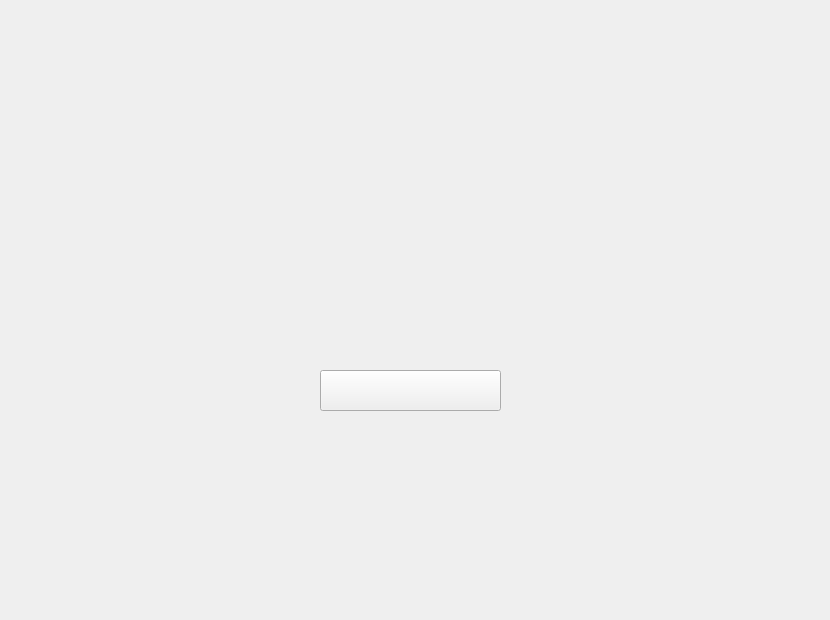
   <widget class="QWidget" name="page">
    <property name="autoFillBackground">
     <bool>false</bool>
    </property>
    <property name="styleSheet">
     <string notr="true"/>
    </property>
    <widget class="QLabel" name="label">
     <property name="geometry">
      <rect>
       <x>0</x>
       <y>0</y>
       <width>821</width>
       <height>611</height>
      </rect>
     </property>
     <property name="text">
      <string/>
     </property>
     <property name="pixmap">
      <pixmap resource="resources.qrc">:/Resources/myAcc.png</pixmap>
     </property>
    </widget>
    <widget class="QLabel" name="usernameMyAcc">
     <property name="geometry">
      <rect>
       <x>270</x>
       <y>169</y>
       <width>281</width>
       <height>21</height>
      </rect>
     </property>
     <property name="palette">
      <palette>
       <active>
        <colorrole role="WindowText">
         <brush brushstyle="SolidPattern">
          <color alpha="255">
           <red>26</red>
           <green>43</green>
           <blue>87</blue>
          </color>
         </brush>
        </colorrole>
       </active>
       <inactive>
        <colorrole role="WindowText">
         <brush brushstyle="SolidPattern">
          <color alpha="255">
           <red>26</red>
           <green>43</green>
           <blue>87</blue>
          </color>
         </brush>
        </colorrole>
       </inactive>
       <disabled/>
      </palette>
     </property>
     <property name="font">
      <font>
       <family>Arial Rounded MT Bold</family>
      </font>
     </property>
     <property name="text">
      <string/>
     </property>
    </widget>
    <widget class="QLabel" name="userTypeMyAcc">
     <property name="geometry">
      <rect>
       <x>270</x>
       <y>272</y>
       <width>281</width>
       <height>21</height>
      </rect>
     </property>
     <property name="palette">
      <palette>
       <active>
        <colorrole role="WindowText">
         <brush brushstyle="SolidPattern">
          <color alpha="255">
           <red>26</red>
           <green>43</green>
           <blue>87</blue>
          </color>
         </brush>
        </colorrole>
       </active>
       <inactive>
        <colorrole role="WindowText">
         <brush brushstyle="SolidPattern">
          <color alpha="255">
           <red>26</red>
           <green>43</green>
           <blue>87</blue>
          </color>
         </brush>
        </colorrole>
       </inactive>
       <disabled/>
      </palette>
     </property>
     <property name="font">
      <font>
       <family>Arial Rounded MT Bold</family>
      </font>
     </property>
     <property name="text">
      <string/>
     </property>
    </widget>
    <widget class="QPushButton" name="goToPage_2">
     <property name="geometry">
      <rect>
       <x>320</x>
       <y>370</y>
       <width>181</width>
       <height>41</height>
      </rect>
     </property>
     <property name="text">
      <string/>
     </property>
    </widget>
   </widget>
